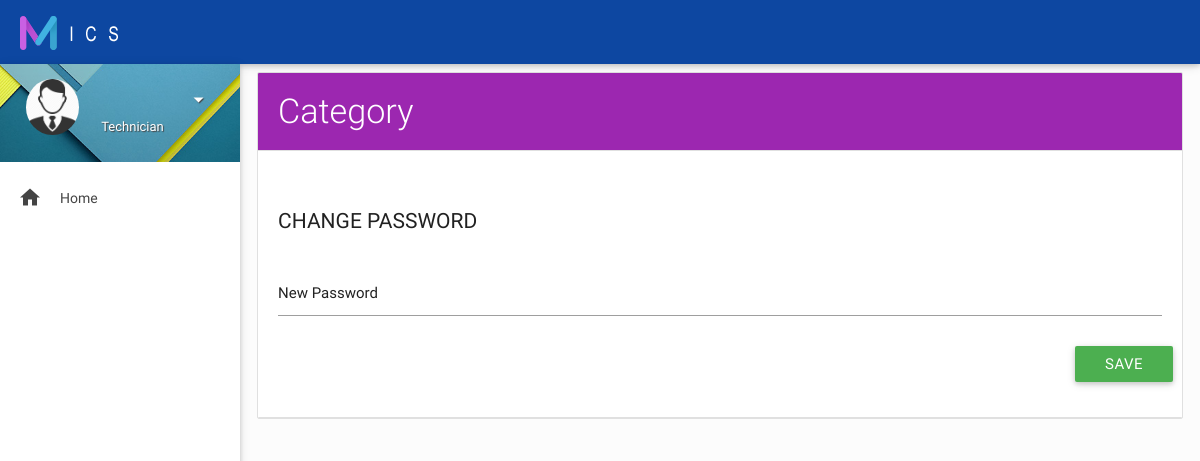
/change-password.php, run on an earlier commit of the app's database.
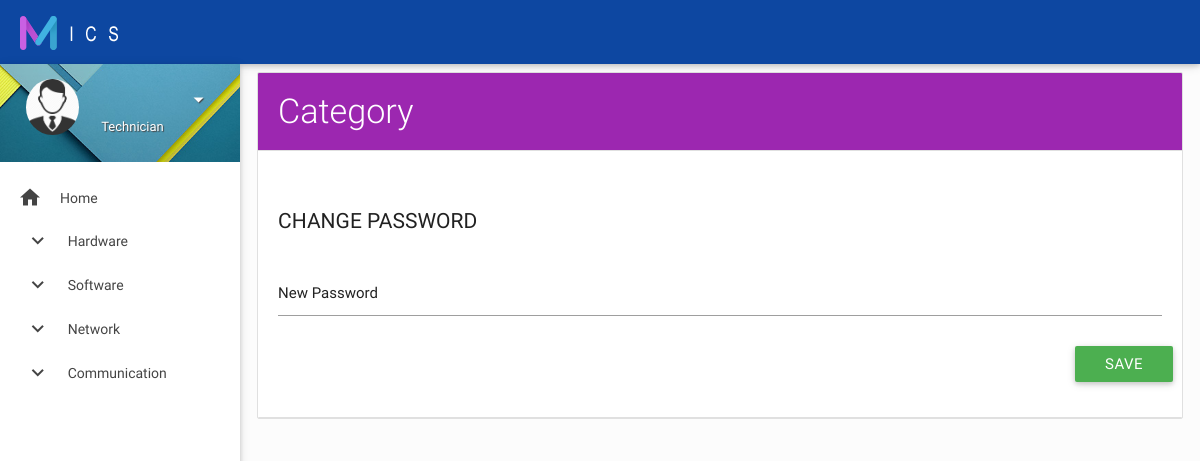
And on a later commit of the database.
### tables this page shows
CREATE TABLE `categorytable` (
  `CategoryId` int(6) NOT NULL AUTO_INCREMENT,
  `NameOfCategory` varchar(60) DEFAULT NULL,
  `acivate` int(1) DEFAULT NULL,
  `dateofdisactivate` datetime DEFAULT NULL,
  PRIMARY KEY (`CategoryId`)
);

### side-menu.php (the view, shortened to what this page needs)
<aside id="left-sidebar-nav">
    <ul id="slide-out" class="side-nav fixed leftside-navigation">
        <li class="user-details cyan darken-2">
            <div class="row">
                <div class="col col s4 m4 l4">
                    <img src="images/avatar.jpg" alt="" class="circle responsive-img valign profile-image">
                </div>
                <div class="col col s8 m8 l8">
                    <a class="btn-flat dropdown-button waves-effect waves-light white-text profile-btn" href="#" data-activates="profile-dropdown"><?php echo $getUserRes['FirstName']." ".$getUserRes['LastName'] ?><i class="mdi-navigation-arrow-drop-down right"></i></a>
                    <p class="user-roal"><?php if($getUserRes['userlevel'] == 1){echo "Administrator";}else{echo "Technician";} ?></p>
                </div>
            </div>
        </li>
        <li class="bold"><a href="main.php" class="waves-effect waves-cyan"><i class="mdi-action-home"></i> Home</a>
        </li>
        <?php
         $qry = mysqli_query($connection,"select * from categorytable where acivate = 1 group by CategoryId");
        while ($result = mysqli_fetch_assoc($qry)) { ?>
        <li class="no-padding">
            <ul class="collapsible collapsible-accordion">
                <li class="bold"><a  style="padding-left: 0.6cm;" class="collapsible-header waves-effect waves-cyan"><i class="mdi-navigation-expand-more"></i> <?php echo $result['NameOfCategory'] ?></a>
                </li>
            </ul>
        </li>
        <?php } ?>
    </ul>
</aside>

### change-password.php (shortened to what this page needs)
<?php
include('connection.php');
$getUserQry = mysqli_query($connection, "select * from addaccounttable where AddAccountId = '" . $_SESSION["AddAccountId"] . "'");
$getUserRes = mysqli_fetch_assoc($getUserQry);
 ?>
<!DOCTYPE html>
<html lang="en">
<?php include('head.php'); ?>
    <div id="main">
        <div class="wrapper">
            <?php include('side-menu.php'); ?>
            <section id="content">
                <div class="container">
                    <div id="card-widgets">
                        <div class="row">
                            <div class="col s12 m12 20">
                                <ul id="task-card" class="collection with-header">
                                    <li class="collection-header purple">
                                        <h4 class="task-card-title">Category</h4>
                                    </li>
                                      <li class="collection-header">
                                        <div id="basic-form" class="section">
              <div class="row">
                <div class="col s12 m12 12">
                    <h4 class="header">Change Password</h4>
                    <div class="row">
                      <form method="POST" action="update-password.php" class="col s12">
                        <div class="row">
                          <div class="input-field col s12">
                            <input id="Password" name="Password" type="password">
                            <label for="NameOfCategory">New Password</label>
                          </div>
                        </div>
                        <div class="row">
                          <div class="row">
                            <div class="input-field col s12">
                                <div style="text-align: right;">
                                    <button type="submit" class="btn waves-effect waves-light green">Save</button>
                                </div>
                            </div>
                          </div>
                        </div>
                      </form>
                    </div>
                  </div>
                </div>
                                      </li>
                                </ul>
                            </div>
                        </div>
                    </div>
                </div>
            </section>
        </div>
    </div>
</body>
</html>

### head.php (shortened to what this page needs)
<head>
    <link href="css/materialize.css" type="text/css" rel="stylesheet" media="screen,projection">
    <link href="css/style.css" type="text/css" rel="stylesheet" media="screen,projection">
    <link href="js/plugins/perfect-scrollbar/perfect-scrollbar.css" type="text/css" rel="stylesheet" media="screen,projection">
    <link href="js/plugins/jvectormap/jquery-jvectormap.css" type="text/css" rel="stylesheet" media="screen,projection">
    <link href="js/plugins/chartist-js/chartist.min.css" type="text/css" rel="stylesheet" media="screen,projection">
</head>
<body>
    <header id="header" class="page-topbar">
        <div class="navbar-fixed">
            <nav class="blue darken-4">
                <div class="nav-wrapper">
                    <h1 class="logo-wrapper"><a href="main.php" class="brand-logo darken-1"><img src="images/materialize-logo.png" alt="materialize logo"></a> <span class="logo-text">MICS</span></h1>
                </div>
            </nav>
        </div>
    </header>

### mics/css/style.css (style rules this page uses)
body { background-color: #fcfcfc; }
#main, footer { padding-left: 240px; }
.container { padding: 0 0.5rem; margin: 0 auto; max-width: 100% !important; width: 98%; }
#content .container .row { margin-bottom: 0; }
@media only screen and (min-width: 601px) { .container { width: 98%; } }
@media only screen and (min-width: 993px) { .container { width: 98%; } }
h4.header { font-size: 1.5rem; line-height: 2.508rem; margin: 1.14rem 0 0.912rem 0; }
h4.header { font-size: 1.4rem; font-weight: 400; text-transform: uppercase; }
h1.logo-wrapper { margin: 0px 0px; }
header .brand-logo { margin: 5px 0px; padding: 0 20px; }
ul.side-nav.fixed { top: 64px; }
.side-nav a { line-height: 42px; height: 42px; }
#left-sidebar-nav { position: fixed; width: 100px; left: 180px; z-index: 999; height: auto; }
#slide-out li a i { line-height: inherit; width: 2rem; font-size: 1.6rem; display: block; float: left; text-align: center; margin-right: 1rem; }
ul.side-nav li { padding: 0; }
ul.side-nav .collapsible-header { margin: 0; }
ul.side-nav.fixed { overflow: hidden; }
ul.side-nav.fixed li { line-height: 44px; }
ul.side-nav.fixed li a { font-size: 14px; font-weight: 400; }
ul.side-nav.fixed ul.collapsible-accordion { background-color: #FFF; }
ul.side-nav.fixed li.user-details { background: url(../images/user-bg.jpg) no-repeat center center; -webkit-background-size: cover; -moz-background-size: cover; -o-background-size: cover; background-size: cover; margin-bottom: 15px; padding: 15px 0px 0px 15px; }
.user-details .row { margin: 0; }
ul.side-nav.fixed .profile-btn { margin: 0; text-transform: capitalize; padding: 0; text-shadow: 1px 1px 1px #444; font-size: 15px; }
.user-roal { color: #fff; margin-top: -16px; font-size: 13px; text-shadow: 1px 1px 1px #444; }
.bold > a { font-weight: bold; }
#task-card label { display: block; color: rgba(0, 0, 0, 0.87); height: auto; }
#task-card .task-card-title { margin: 0; color: #fff; font-weight: 300; }
#task-card .collection-header { padding: 20px; }
.collapsible-header { font-weight: 500; }

What changed in the data, as far as the page shows it:
added categorytable: NameOfCategory "Hardware"
added categorytable: NameOfCategory "Software"
added categorytable: NameOfCategory "Network"
added categorytable: NameOfCategory "Communication"
